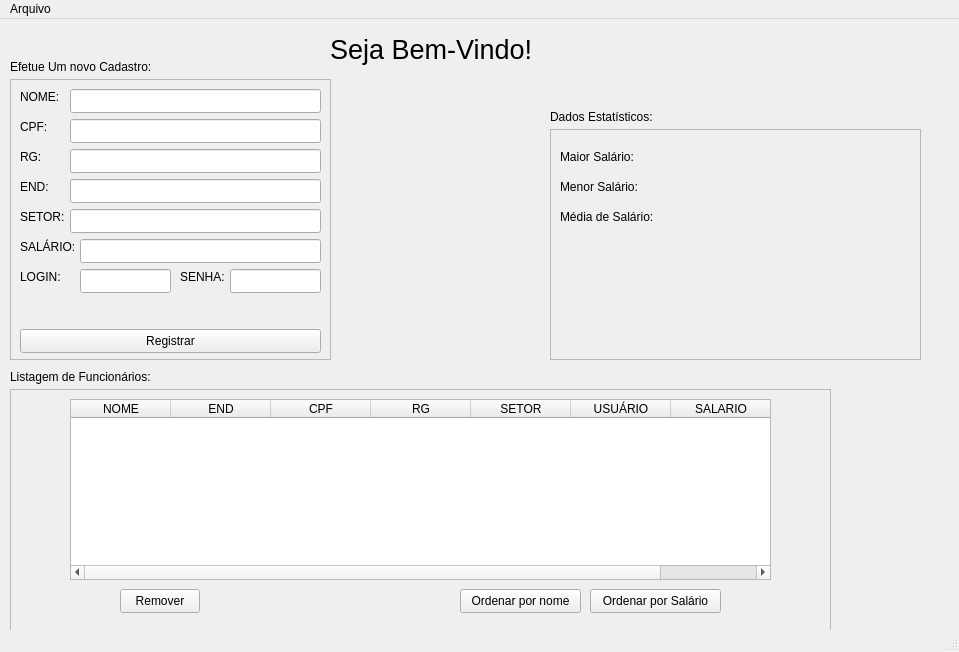
<?xml version="1.0" encoding="UTF-8"?>
<ui version="4.0">
 <class>Principal</class>
 <widget class="QMainWindow" name="Principal">
  <property name="geometry">
   <rect>
    <x>0</x>
    <y>0</y>
    <width>959</width>
    <height>652</height>
   </rect>
  </property>
  <property name="windowTitle">
   <string>Principal</string>
  </property>
  <widget class="QWidget" name="centralwidget">
   <widget class="QLabel" name="label">
    <property name="geometry">
     <rect>
      <x>330</x>
      <y>10</y>
      <width>221</width>
      <height>41</height>
     </rect>
    </property>
    <property name="font">
     <font>
      <pointsize>20</pointsize>
     </font>
    </property>
    <property name="text">
     <string>Seja Bem-Vindo!</string>
    </property>
   </widget>
   <widget class="QLabel" name="label_3">
    <property name="geometry">
     <rect>
      <x>10</x>
      <y>40</y>
      <width>161</width>
      <height>16</height>
     </rect>
    </property>
    <property name="text">
     <string>Efetue Um novo Cadastro:</string>
    </property>
   </widget>
   <widget class="QFrame" name="frame">
    <property name="geometry">
     <rect>
      <x>10</x>
      <y>60</y>
      <width>321</width>
      <height>281</height>
     </rect>
    </property>
    <property name="frameShape">
     <enum>QFrame::StyledPanel</enum>
    </property>
    <property name="frameShadow">
     <enum>QFrame::Raised</enum>
    </property>
    <widget class="QLineEdit" name="CpNome">
     <property name="geometry">
      <rect>
       <x>60</x>
       <y>10</y>
       <width>251</width>
       <height>24</height>
      </rect>
     </property>
    </widget>
    <widget class="QLabel" name="label_Nome">
     <property name="geometry">
      <rect>
       <x>10</x>
       <y>10</y>
       <width>58</width>
       <height>16</height>
      </rect>
     </property>
     <property name="text">
      <string>NOME:</string>
     </property>
    </widget>
    <widget class="QLabel" name="label_CPF">
     <property name="geometry">
      <rect>
       <x>10</x>
       <y>40</y>
       <width>58</width>
       <height>16</height>
      </rect>
     </property>
     <property name="text">
      <string>CPF:</string>
     </property>
    </widget>
    <widget class="QLineEdit" name="CpCpf">
     <property name="geometry">
      <rect>
       <x>60</x>
       <y>40</y>
       <width>251</width>
       <height>24</height>
      </rect>
     </property>
    </widget>
    <widget class="QLineEdit" name="CpRg">
     <property name="geometry">
      <rect>
       <x>60</x>
       <y>70</y>
       <width>251</width>
       <height>24</height>
      </rect>
     </property>
    </widget>
    <widget class="QLineEdit" name="CpEnd">
     <property name="geometry">
      <rect>
       <x>60</x>
       <y>100</y>
       <width>251</width>
       <height>24</height>
      </rect>
     </property>
    </widget>
    <widget class="QLineEdit" name="CpSetor">
     <property name="geometry">
      <rect>
       <x>60</x>
       <y>130</y>
       <width>251</width>
       <height>24</height>
      </rect>
     </property>
    </widget>
    <widget class="QLabel" name="label_END">
     <property name="geometry">
      <rect>
       <x>10</x>
       <y>100</y>
       <width>58</width>
       <height>16</height>
      </rect>
     </property>
     <property name="text">
      <string>END:</string>
     </property>
    </widget>
    <widget class="QLabel" name="label_RG">
     <property name="geometry">
      <rect>
       <x>10</x>
       <y>70</y>
       <width>58</width>
       <height>16</height>
      </rect>
     </property>
     <property name="text">
      <string>RG:</string>
     </property>
    </widget>
    <widget class="QLabel" name="label_SETOR">
     <property name="geometry">
      <rect>
       <x>10</x>
       <y>130</y>
       <width>58</width>
       <height>16</height>
      </rect>
     </property>
     <property name="text">
      <string>SETOR:</string>
     </property>
    </widget>
    <widget class="QLabel" name="label_LOGUIN">
     <property name="geometry">
      <rect>
       <x>10</x>
       <y>190</y>
       <width>58</width>
       <height>16</height>
      </rect>
     </property>
     <property name="text">
      <string>LOGIN:</string>
     </property>
    </widget>
    <widget class="QLineEdit" name="CpLoguin">
     <property name="geometry">
      <rect>
       <x>70</x>
       <y>190</y>
       <width>91</width>
       <height>24</height>
      </rect>
     </property>
    </widget>
    <widget class="QLabel" name="label_SENHA">
     <property name="geometry">
      <rect>
       <x>170</x>
       <y>190</y>
       <width>58</width>
       <height>16</height>
      </rect>
     </property>
     <property name="text">
      <string>SENHA:</string>
     </property>
    </widget>
    <widget class="QLineEdit" name="CpSenha">
     <property name="geometry">
      <rect>
       <x>220</x>
       <y>190</y>
       <width>91</width>
       <height>24</height>
      </rect>
     </property>
    </widget>
    <widget class="QLineEdit" name="CpSalario">
     <property name="geometry">
      <rect>
       <x>70</x>
       <y>160</y>
       <width>241</width>
       <height>24</height>
      </rect>
     </property>
    </widget>
    <widget class="QLabel" name="label_Salario">
     <property name="geometry">
      <rect>
       <x>10</x>
       <y>160</y>
       <width>61</width>
       <height>16</height>
      </rect>
     </property>
     <property name="text">
      <string>SALÁRIO:</string>
     </property>
    </widget>
   </widget>
   <widget class="QFrame" name="frame_2">
    <property name="geometry">
     <rect>
      <x>10</x>
      <y>370</y>
      <width>821</width>
      <height>251</height>
     </rect>
    </property>
    <property name="frameShape">
     <enum>QFrame::StyledPanel</enum>
    </property>
    <property name="frameShadow">
     <enum>QFrame::Raised</enum>
    </property>
    <widget class="QTableWidget" name="tabela">
     <property name="geometry">
      <rect>
       <x>60</x>
       <y>10</y>
       <width>701</width>
       <height>181</height>
      </rect>
     </property>
     <column>
      <property name="text">
       <string>NOME</string>
      </property>
     </column>
     <column>
      <property name="text">
       <string>END</string>
      </property>
     </column>
     <column>
      <property name="text">
       <string>CPF</string>
      </property>
     </column>
     <column>
      <property name="text">
       <string>RG</string>
      </property>
     </column>
     <column>
      <property name="text">
       <string>SETOR</string>
      </property>
     </column>
     <column>
      <property name="text">
       <string>USUÁRIO</string>
      </property>
     </column>
     <column>
      <property name="text">
       <string>SALARIO</string>
      </property>
     </column>
    </widget>
    <widget class="QPushButton" name="BtnRemover">
     <property name="geometry">
      <rect>
       <x>110</x>
       <y>200</y>
       <width>80</width>
       <height>24</height>
      </rect>
     </property>
     <property name="text">
      <string>Remover</string>
     </property>
    </widget>
    <widget class="QPushButton" name="Ordenar">
     <property name="geometry">
      <rect>
       <x>450</x>
       <y>200</y>
       <width>121</width>
       <height>24</height>
      </rect>
     </property>
     <property name="text">
      <string>Ordenar por nome</string>
     </property>
    </widget>
    <widget class="QPushButton" name="pushButton">
     <property name="geometry">
      <rect>
       <x>580</x>
       <y>200</y>
       <width>131</width>
       <height>24</height>
      </rect>
     </property>
     <property name="text">
      <string>Ordenar por Salário</string>
     </property>
    </widget>
   </widget>
   <widget class="QLabel" name="label_11">
    <property name="geometry">
     <rect>
      <x>10</x>
      <y>350</y>
      <width>161</width>
      <height>16</height>
     </rect>
    </property>
    <property name="text">
     <string>Listagem de Funcionários:</string>
    </property>
   </widget>
   <widget class="QLabel" name="banco">
    <property name="geometry">
     <rect>
      <x>60</x>
      <y>320</y>
      <width>221</width>
      <height>16</height>
     </rect>
    </property>
    <property name="text">
     <string/>
    </property>
   </widget>
   <widget class="QPushButton" name="BtnRegistrar">
    <property name="geometry">
     <rect>
      <x>20</x>
      <y>310</y>
      <width>301</width>
      <height>24</height>
     </rect>
    </property>
    <property name="text">
     <string>Registrar</string>
    </property>
   </widget>
   <widget class="QFrame" name="frame_3">
    <property name="geometry">
     <rect>
      <x>550</x>
      <y>110</y>
      <width>371</width>
      <height>231</height>
     </rect>
    </property>
    <property name="frameShape">
     <enum>QFrame::StyledPanel</enum>
    </property>
    <property name="frameShadow">
     <enum>QFrame::Raised</enum>
    </property>
    <widget class="QLabel" name="label_4">
     <property name="geometry">
      <rect>
       <x>10</x>
       <y>20</y>
       <width>91</width>
       <height>16</height>
      </rect>
     </property>
     <property name="text">
      <string>Maior Salário:</string>
     </property>
    </widget>
    <widget class="QLabel" name="MostrarSalario">
     <property name="geometry">
      <rect>
       <x>110</x>
       <y>20</y>
       <width>81</width>
       <height>16</height>
      </rect>
     </property>
     <property name="text">
      <string/>
     </property>
    </widget>
    <widget class="QLabel" name="label_5">
     <property name="geometry">
      <rect>
       <x>10</x>
       <y>80</y>
       <width>111</width>
       <height>16</height>
      </rect>
     </property>
     <property name="text">
      <string>Média de Salário:</string>
     </property>
    </widget>
    <widget class="QLabel" name="MostrarMedia">
     <property name="geometry">
      <rect>
       <x>120</x>
       <y>80</y>
       <width>81</width>
       <height>16</height>
      </rect>
     </property>
     <property name="text">
      <string/>
     </property>
    </widget>
    <widget class="QLabel" name="label_6">
     <property name="geometry">
      <rect>
       <x>10</x>
       <y>50</y>
       <width>101</width>
       <height>16</height>
      </rect>
     </property>
     <property name="text">
      <string>Menor Salário:</string>
     </property>
    </widget>
    <widget class="QLabel" name="menorSal">
     <property name="geometry">
      <rect>
       <x>100</x>
       <y>50</y>
       <width>58</width>
       <height>16</height>
      </rect>
     </property>
     <property name="text">
      <string/>
     </property>
    </widget>
   </widget>
   <widget class="QLabel" name="label_2">
    <property name="geometry">
     <rect>
      <x>550</x>
      <y>90</y>
      <width>111</width>
      <height>16</height>
     </rect>
    </property>
    <property name="text">
     <string>Dados Estatísticos:</string>
    </property>
   </widget>
  </widget>
  <widget class="QStatusBar" name="statusbar"/>
  <widget class="QMenuBar" name="menuBar">
   <property name="geometry">
    <rect>
     <x>0</x>
     <y>0</y>
     <width>959</width>
     <height>21</height>
    </rect>
   </property>
   <widget class="QMenu" name="menuArquivo">
    <property name="title">
     <string>Arquivo</string>
    </property>
    <addaction name="actionCarregar"/>
    <addaction name="actionSalvar_3"/>
    <addaction name="separator"/>
    <addaction name="separator"/>
   </widget>
   <addaction name="menuArquivo"/>
  </widget>
  <action name="actionRegistrar_Sa_da">
   <property name="text">
    <string>Registrar Saída</string>
   </property>
  </action>
  <action name="actionSair">
   <property name="text">
    <string>Sair</string>
   </property>
  </action>
  <action name="actionSalvar">
   <property name="text">
    <string>Salvar</string>
   </property>
  </action>
  <action name="actionSalvar_2">
   <property name="text">
    <string>Salvar</string>
   </property>
  </action>
  <action name="actionAbrir">
   <property name="text">
    <string>Abrir</string>
   </property>
   <property name="Salvar" stdset="0">
    <string/>
   </property>
  </action>
  <action name="actionAbrir_2">
   <property name="text">
    <string>Abrir</string>
   </property>
  </action>
  <action name="actionCarregar">
   <property name="checkable">
    <bool>false</bool>
   </property>
   <property name="checked">
    <bool>false</bool>
   </property>
   <property name="enabled">
    <bool>true</bool>
   </property>
   <property name="text">
    <string>Abrir</string>
   </property>
  </action>
  <action name="actionSalvar_3">
   <property name="text">
    <string>Salvar</string>
   </property>
  </action>
 </widget>
 <resources/>
 <connections/>
</ui>
